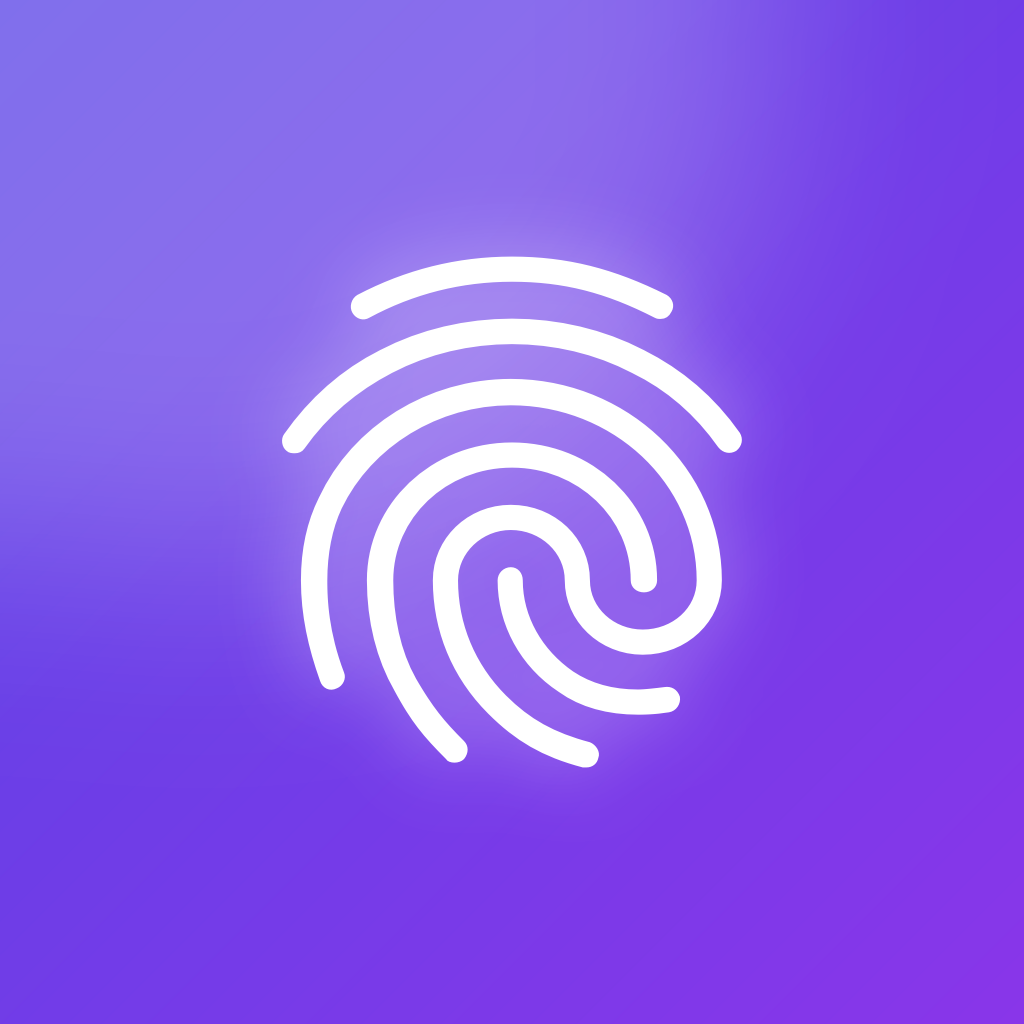

Write the Python code that produced this figure.
"""Draws the example app's icon (a fingerprint on an indigo to violet
gradient) and writes every size iOS and Android ask for.

Run it from flutter/example (needs Pillow):

    python3 tool/app_icon.py
"""

import json
import shutil
from pathlib import Path

from PIL import Image, ImageDraw, ImageFilter, ImageFont

EXAMPLE = Path(__file__).resolve().parent.parent
INDIGO = (79, 70, 229)  # 4F46E5
PURPLE = (147, 51, 234)  # 9333EA
FINGERPRINT = ""  # Icons.fingerprint in the Material Icons font

ANDROID_SIZES = {"mdpi": 48, "hdpi": 72, "xhdpi": 96, "xxhdpi": 144, "xxxhdpi": 192}


def material_icons_font() -> Path:
    flutter = Path(shutil.which("flutter")).resolve()
    return flutter.parent.parent / "bin/cache/artifacts/material_fonts/MaterialIcons-Regular.otf"


def gradient(size: int) -> Image.Image:
    # Top-left indigo to bottom-right purple, built from a 1-pixel ramp.
    ramp = Image.new("RGB", (256, 1))
    for i in range(256):
        t = i / 255
        ramp.putpixel((i, 0), tuple(round(a + (b - a) * t) for a, b in zip(INDIGO, PURPLE)))
    ramp = ramp.resize((size * 2, size * 2)).rotate(-45, resample=Image.BICUBIC)
    offset = size // 2
    return ramp.crop((offset, offset, offset + size, offset + size))


def white(alpha: Image.Image) -> Image.Image:
    """A white layer shaped by `alpha`. Blurring only the alpha keeps the
    edges white: blurring RGBA over transparent black would darken them."""
    layer = Image.new("RGBA", alpha.size, (255, 255, 255, 0))
    layer.putalpha(alpha)
    return layer


def master(size: int = 1024) -> Image.Image:
    icon = gradient(size).convert("RGBA")

    # A soft light in the top-left corner.
    light = Image.new("L", (size, size), 0)
    ImageDraw.Draw(light).ellipse(
        (-size * 0.35, -size * 0.45, size * 0.75, size * 0.55), fill=60
    )
    icon = Image.alpha_composite(icon, white(light.filter(ImageFilter.GaussianBlur(size * 0.1))))

    # The fingerprint, with a faint glow under it.
    font = ImageFont.truetype(str(material_icons_font()), round(size * 0.6))
    glyph = Image.new("L", (size, size), 0)
    ImageDraw.Draw(glyph).text((size / 2, size / 2), FINGERPRINT, font=font, fill=255, anchor="mm")
    glow = glyph.filter(ImageFilter.GaussianBlur(size * 0.035)).point(lambda a: round(a * 0.5))
    icon = Image.alpha_composite(icon, white(glow))
    return Image.alpha_composite(icon, white(glyph))


def write_ios(icon: Image.Image) -> None:
    folder = EXAMPLE / "ios/Runner/Assets.xcassets/AppIcon.appiconset"
    contents = json.loads((folder / "Contents.json").read_text())
    for image in contents["images"]:
        points = float(image["size"].split("x")[0])
        pixels = round(points * int(image["scale"].rstrip("x")))
        # iOS rounds the corners itself, and refuses icons with transparency.
        icon.resize((pixels, pixels), Image.LANCZOS).convert("RGB").save(folder / image["filename"])


def write_android(icon: Image.Image) -> None:
    for density, pixels in ANDROID_SIZES.items():
        scale = 4
        mask = Image.new("L", (pixels * scale, pixels * scale), 0)
        ImageDraw.Draw(mask).rounded_rectangle(
            (0, 0, pixels * scale - 1, pixels * scale - 1), radius=pixels * scale * 0.23, fill=255
        )
        rounded = icon.resize((pixels * scale, pixels * scale), Image.LANCZOS)
        rounded.putalpha(mask)
        target = EXAMPLE / f"android/app/src/main/res/mipmap-{density}/ic_launcher.png"
        rounded.resize((pixels, pixels), Image.LANCZOS).save(target)


if __name__ == "__main__":
    icon = master()
    write_ios(icon)
    write_android(icon)
    icon.convert("RGB").save(EXAMPLE / "tool/app_icon.png")
    print("Wrote the iOS and Android icons, and tool/app_icon.png")
